Frame 1 (no input): blank canvas, image omitted
Frame 60 (no input): blank canvas, image omitted
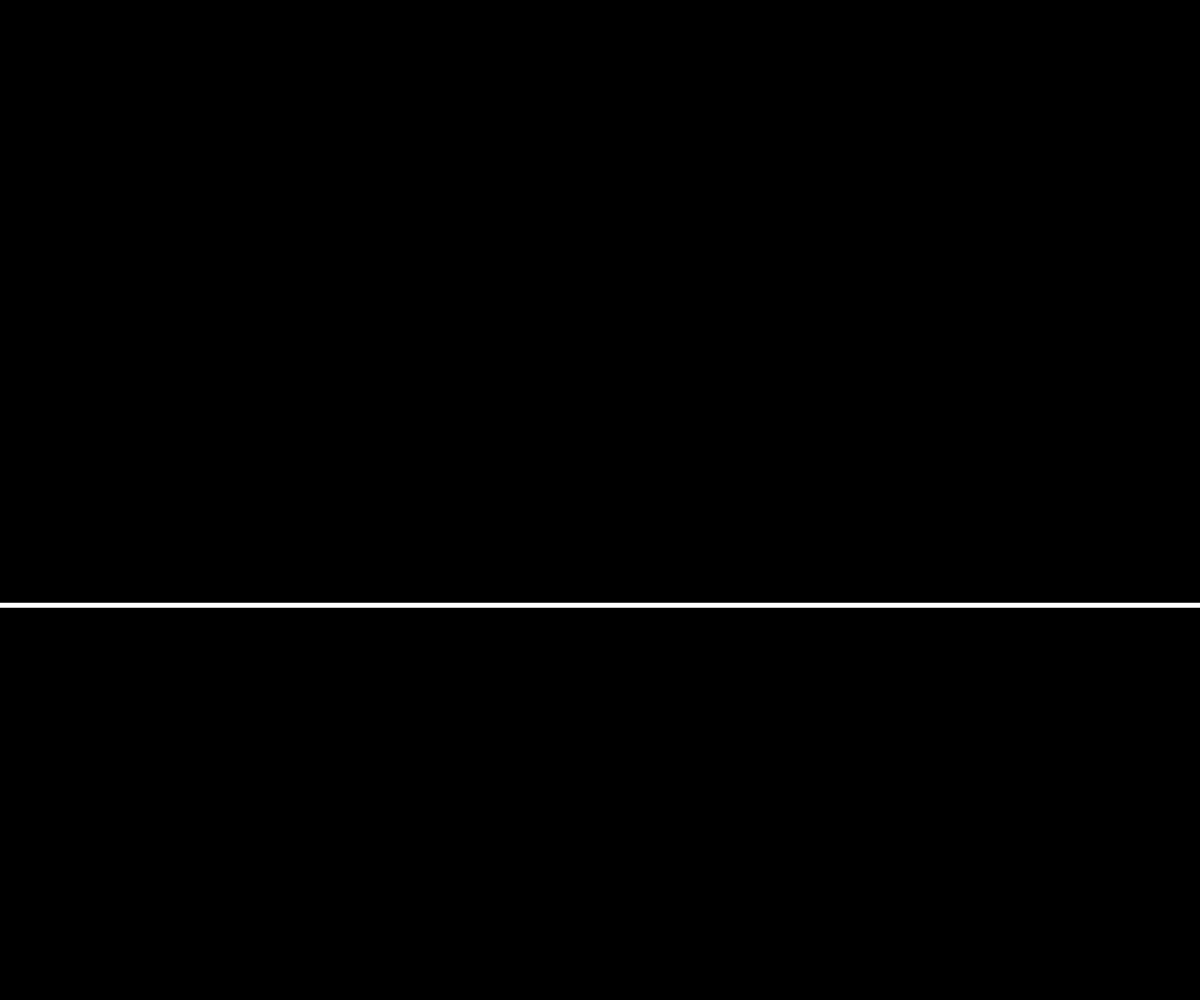
Frame 120 (the mouse pressed at the canvas centre since frame 60)

The p5.js sketch whose frames 1 and 60 were blank and that drew this single picture after the mouse press (run headless with seeded random() and noise() and a simulated clock; from frame 60 on, the mouse is pressed at the canvas centre):

// p5.js sketch
// ── sketch.js
let bars = [];

function setup() {
  createCanvas(windowWidth, windowHeight);
}

function mousePressed() {
  bars.push(new Bar(mouseY));
}

function draw() {
  background(0);

  for (let i = 0; i < bars.length; i++) {
    let currentBar = bars[i];
    currentBar.move();
    currentBar.display();
    currentBar.bounce();
  }
}

// Object template
class Bar {
  constructor(mY) {
    this.x = 0;
    this.y = mY;
    this.w = width;
    this.h = 5;
    this.col = 255;
    this.speed = random(1, 2);
  }

  display() {
    noStroke();
    fill(this.col);
    rect(this.x, this.y, this.w, this.h);
  }

  move() {
    this.y += this.speed;
  }

  bounce() {
    if (this.y > height || this.y < 0) {
      this.speed *= -1;
    }
  }
}

// https://editor.p5js.org/enickles/sketches/jwnhcdJ4m
// Exercise - ICM 21 Week 6 - Bouncing bars
